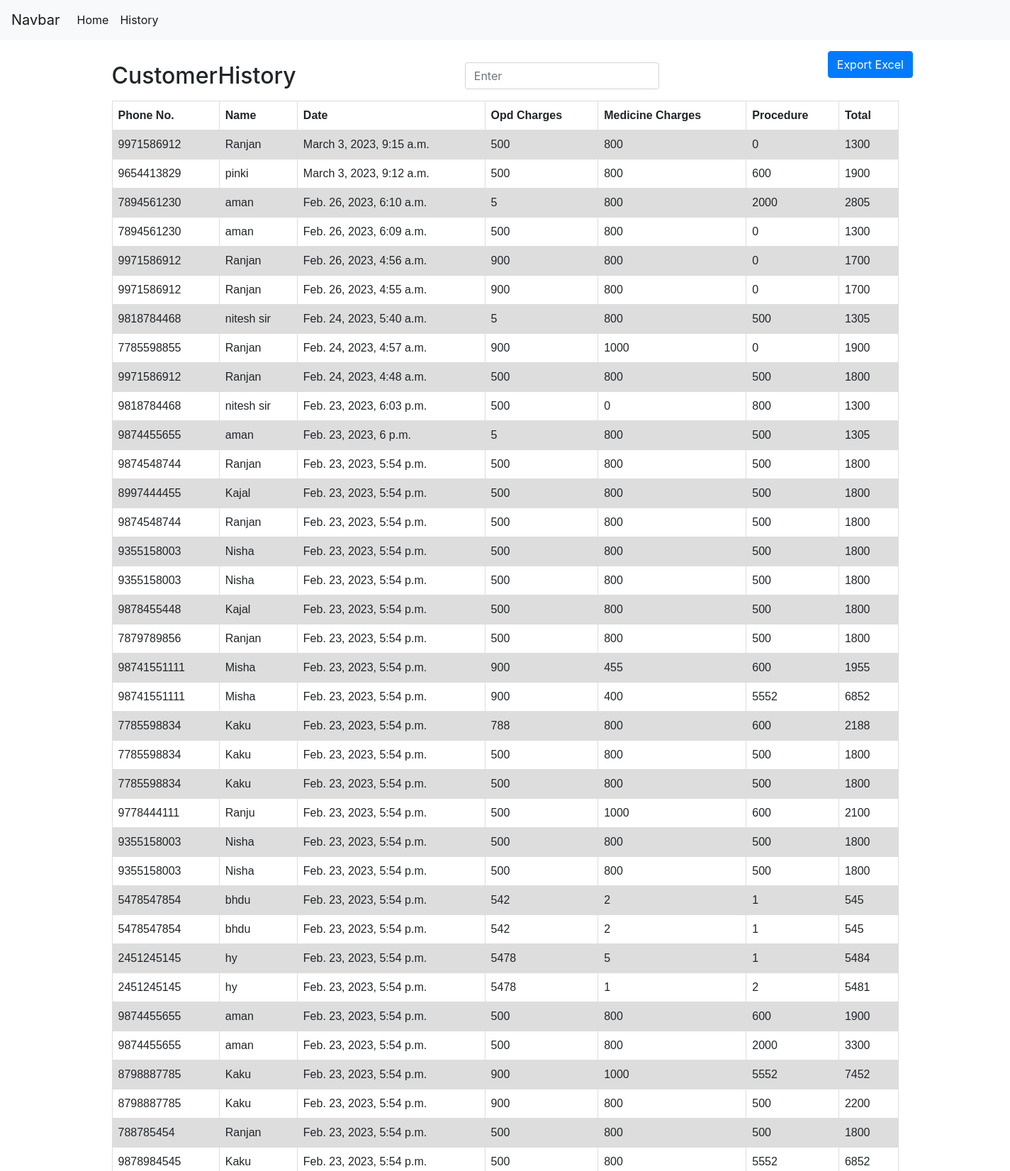
/user (upper part), run on the app's committed database.
### website/models.py (models this page shows, shortened)
class payment(models.Model):
    opd = models.IntegerField( null =True, blank= True)
    med = models.IntegerField(null =True, blank= True)
    procedure = models.IntegerField( null =True, blank= True)
    status = models.CharField(max_length=10, choices=STATUS_CHOICES, default='no')
    Customer_info = models.ForeignKey(Customer, on_delete=models.CASCADE, related_name='payments')
    total = models.IntegerField(null =True, blank= True)
    date = models.DateTimeField(default=timezone.now)

class Customer(models.Model):
    user = models.ForeignKey(User, on_delete=models.PROTECT, null =True, blank=True)
    name = models.CharField( max_length=50)
    dt = models.DateTimeField(default=timezone.now)
    def __str__(self):
        return self.name

### website/views.py (the view)
# urls.py: path('user', views.webview, name='userlist' ),
def webview(request):
    pt = payment.objects.all().order_by('-date')
    return render(request, 'users.html', {"pt": pt})

### website/templates/users.html (shortened to what this page needs)
{% include 'base.html' %}
<!DOCTYPE html>
<html>
<head>
  <link rel="stylesheet" href="https://cdn.jsdelivr.net/npm/bootstrap@4.3.1/dist/css/bootstrap.min.css">
</head>
<body>
  <div class ="container my-3">
    <div class="d-flex" style ="justify-content: space-between">
      <h2 class="my-3">CustomerHistory </h2>
      <div class="col-xl-12 d-flex">
         <form action="" method="get" class="form-inline mx-auto">
            <input type="text" class="form-control" name="searchname" id= "myInput"
            placeholder="Enter">
         </form>
         <div class="col-md-4">
            <a class="btn btn-primary" href="{% url 'export-excel' %}" role="button">Export Excel</a>
         </div>
      </div>
    </div>
    <table id="myTable">
      <tr>
        <th>Phone No.</th>
        <th>Name</th>
        <th> Date</th>
        <th>Opd Charges</th>
        <th> Medicine Charges</th>
        <th> Procedure</th>
        <th> Total</th>
      </tr>
        {% for i in pt %}
        <tr class = "center">
          <td>{{i.Customer_info.user}} </td>
          <td>{{i.Customer_info}} </td>
          <td>{{i.date}} </td>
          <td>{{i.opd}} </td>
          <td>{{i.med}} </td>
          <td>{{i.procedure}} </td>
          <td>{{i.total}} </td>
        </tr>
        {% endfor%}
    </table>
</body>
</html>

### website/templates/users.html (style rules this page uses)
table { font-family: arial, sans-serif; border-collapse: collapse; width: 100%; }
td, th { border: 1px solid #dddddd; text-align: left; padding: 8px; }
tr:nth-child(even) { background-color: #dddddd; }

### data on the page
payment: Customer_info.user "9971586912", Customer_info "Ranjan", date "March 3, 2023, 9:15 a.m.", opd "500", med "800", procedure "0", total "1300"
payment: Customer_info.user "9654413829", Customer_info "pinki", date "March 3, 2023, 9:12 a.m.", opd "500", med "800", procedure "600", total "1900"
payment: Customer_info.user "7894561230", Customer_info "aman", date "Feb. 26, 2023, 6:10 a.m.", opd "5", med "800", procedure "2000", total "2805"
payment: Customer_info.user "7894561230", Customer_info "aman", date "Feb. 26, 2023, 6:09 a.m.", opd "500", med "800", procedure "0", total "1300"
payment: Customer_info.user "9971586912", Customer_info "Ranjan", date "Feb. 26, 2023, 4:56 a.m.", opd "900", med "800", procedure "0", total "1700"
payment: Customer_info.user "9971586912", Customer_info "Ranjan", date "Feb. 26, 2023, 4:55 a.m.", opd "900", med "800", procedure "0", total "1700"
payment: Customer_info.user "9818784468", Customer_info "nitesh sir", date "Feb. 24, 2023, 5:40 a.m.", opd "5", med "800", procedure "500", total "1305"
payment: Customer_info.user "7785598855", Customer_info "Ranjan", date "Feb. 24, 2023, 4:57 a.m.", opd "900", med "1000", procedure "0", total "1900"
payment: Customer_info.user "9971586912", Customer_info "Ranjan", date "Feb. 24, 2023, 4:48 a.m.", opd "500", med "800", procedure "500", total "1800"
payment: Customer_info.user "9818784468", Customer_info "nitesh sir", date "Feb. 23, 2023, 6:03 p.m.", opd "500", med "0", procedure "800", total "1300"
payment: Customer_info.user "9874455655", Customer_info "aman", date "Feb. 23, 2023, 6 p.m.", opd "5", med "800", procedure "500", total "1305"
payment: Customer_info.user "9874548744", Customer_info "Ranjan", date "Feb. 23, 2023, 5:54 p.m.", opd "500", med "800", procedure "500", total "1800"
payment: Customer_info.user "8997444455", Customer_info "Kajal", date "Feb. 23, 2023, 5:54 p.m.", opd "500", med "800", procedure "500", total "1800"
payment: Customer_info.user "9874548744", Customer_info "Ranjan", date "Feb. 23, 2023, 5:54 p.m.", opd "500", med "800", procedure "500", total "1800"
payment: Customer_info.user "9355158003", Customer_info "Nisha", date "Feb. 23, 2023, 5:54 p.m.", opd "500", med "800", procedure "500", total "1800"
payment: Customer_info.user "9355158003", Customer_info "Nisha", date "Feb. 23, 2023, 5:54 p.m.", opd "500", med "800", procedure "500", total "1800"
payment: Customer_info.user "9878455448", Customer_info "Kajal", date "Feb. 23, 2023, 5:54 p.m.", opd "500", med "800", procedure "500", total "1800"
payment: Customer_info.user "7879789856", Customer_info "Ranjan", date "Feb. 23, 2023, 5:54 p.m.", opd "500", med "800", procedure "500", total "1800"
payment: Customer_info.user "98741551111", Customer_info "Misha", date "Feb. 23, 2023, 5:54 p.m.", opd "900", med "455", procedure "600", total "1955"
payment: Customer_info.user "98741551111", Customer_info "Misha", date "Feb. 23, 2023, 5:54 p.m.", opd "900", med "400", procedure "5552", total "6852"
payment: Customer_info.user "7785598834", Customer_info "Kaku", date "Feb. 23, 2023, 5:54 p.m.", opd "788", med "800", procedure "600", total "2188"
payment: Customer_info.user "7785598834", Customer_info "Kaku", date "Feb. 23, 2023, 5:54 p.m.", opd "500", med "800", procedure "500", total "1800"
payment: Customer_info.user "7785598834", Customer_info "Kaku", date "Feb. 23, 2023, 5:54 p.m.", opd "500", med "800", procedure "500", total "1800"
payment: Customer_info.user "9778444111", Customer_info "Ranju", date "Feb. 23, 2023, 5:54 p.m.", opd "500", med "1000", procedure "600", total "2100"
payment: Customer_info.user "9355158003", Customer_info "Nisha", date "Feb. 23, 2023, 5:54 p.m.", opd "500", med "800", procedure "500", total "1800"
payment: Customer_info.user "9355158003", Customer_info "Nisha", date "Feb. 23, 2023, 5:54 p.m.", opd "500", med "800", procedure "500", total "1800"
payment: Customer_info.user "5478547854", Customer_info "bhdu", date "Feb. 23, 2023, 5:54 p.m.", opd "542", med "2", procedure "1", total "545"
payment: Customer_info.user "5478547854", Customer_info "bhdu", date "Feb. 23, 2023, 5:54 p.m.", opd "542", med "2", procedure "1", total "545"
payment: Customer_info.user "2451245145", Customer_info "hy", date "Feb. 23, 2023, 5:54 p.m.", opd "5478", med "5", procedure "1", total "5484"
payment: Customer_info.user "2451245145", Customer_info "hy", date "Feb. 23, 2023, 5:54 p.m.", opd "5478", med "1", procedure "2", total "5481"
payment: Customer_info.user "9874455655", Customer_info "aman", date "Feb. 23, 2023, 5:54 p.m.", opd "500", med "800", procedure "600", total "1900"
payment: Customer_info.user "9874455655", Customer_info "aman", date "Feb. 23, 2023, 5:54 p.m.", opd "500", med "800", procedure "2000", total "3300"
payment: Customer_info.user "8798887785", Customer_info "Kaku", date "Feb. 23, 2023, 5:54 p.m.", opd "900", med "1000", procedure "5552", total "7452"
payment: Customer_info.user "8798887785", Customer_info "Kaku", date "Feb. 23, 2023, 5:54 p.m.", opd "900", med "800", procedure "500", total "2200"
payment: Customer_info.user "788785454", Customer_info "Ranjan", date "Feb. 23, 2023, 5:54 p.m.", opd "500", med "800", procedure "500", total "1800"
payment: Customer_info.user "9878984545", Customer_info "Kaku", date "Feb. 23, 2023, 5:54 p.m.", opd "500", med "800", procedure "5552", total "6852"
